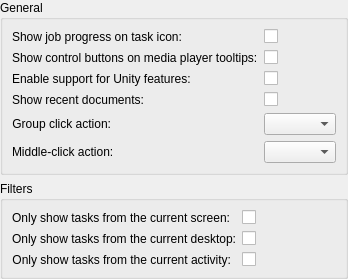
<?xml version="1.0" encoding="UTF-8"?>
<ui version="4.0">
 <class>behaviourconfig</class>
 <widget class="QWidget" name="behaviourconfig">
  <property name="geometry">
   <rect>
    <x>0</x>
    <y>0</y>
    <width>341</width>
    <height>274</height>
   </rect>
  </property>
  <layout class="QVBoxLayout" name="verticalLayout">
   <property name="margin">
    <number>0</number>
   </property>
   <item>
    <widget class="QGroupBox" name="groupBox">
     <property name="title">
      <string>General</string>
     </property>
     <layout class="QFormLayout" name="formLayout_2">
      <item row="0" column="0">
       <widget class="QLabel" name="showProgress_label">
        <property name="text">
         <string>Show job progress on task icon:</string>
        </property>
        <property name="buddy">
         <cstring>showProgress</cstring>
        </property>
       </widget>
      </item>
      <item row="0" column="1">
       <widget class="QCheckBox" name="showProgress">
        <property name="toolTip">
         <string>&lt;p&gt;When enabled, a progressbar will be drawn over the applications icons to represent its overall job progress.&lt;/p&gt;</string>
        </property>
        <property name="text">
         <string/>
        </property>
       </widget>
      </item>
      <item row="1" column="0">
       <widget class="QLabel" name="mediaButtons_label">
        <property name="text">
         <string>Show control buttons on media player tooltips:</string>
        </property>
        <property name="buddy">
         <cstring>mediaButtons</cstring>
        </property>
       </widget>
      </item>
      <item row="1" column="1">
       <widget class="QCheckBox" name="mediaButtons">
        <property name="toolTip">
         <string>&lt;p&gt;When enabled - previous, play/pause, and next buttons will be shown in the tooltips for media players.&lt;/p&gt;</string>
        </property>
        <property name="text">
         <string/>
        </property>
       </widget>
      </item>
      <item row="2" column="0">
       <widget class="QLabel" name="unity_label">
        <property name="text">
         <string>Enable support for Unity features:</string>
        </property>
        <property name="buddy">
         <cstring>unity</cstring>
        </property>
       </widget>
      </item>
      <item row="2" column="1">
       <widget class="QCheckBox" name="unity">
        <property name="toolTip">
         <string>&lt;p&gt;Toggles support for the Unity D-Bus API.&lt;/p&gt;</string>
        </property>
        <property name="text">
         <string/>
        </property>
       </widget>
      </item>
      <item row="3" column="0">
       <widget class="QLabel" name="recentDocuments_label">
        <property name="text">
         <string>Show recent documents:</string>
        </property>
        <property name="buddy">
         <cstring>recentDocuments</cstring>
        </property>
       </widget>
      </item>
      <item row="3" column="1">
       <widget class="QCheckBox" name="recentDocuments">
        <property name="toolTip">
         <string>&lt;p&gt;Toggles support for listing an application's recent documents in its popup menu.&lt;/p&gt;</string>
        </property>
        <property name="text">
         <string/>
        </property>
       </widget>
      </item>
      <item row="4" column="0">
       <widget class="QLabel" name="groupClick_label">
        <property name="text">
         <string>Group click action:</string>
        </property>
        <property name="alignment">
         <set>Qt::AlignRight|Qt::AlignTrailing|Qt::AlignVCenter</set>
        </property>
        <property name="buddy">
         <cstring>groupClick</cstring>
        </property>
       </widget>
      </item>
      <item row="4" column="1">
       <widget class="QComboBox" name="groupClick">
        <property name="toolTip">
         <string>&lt;p&gt;Configures what should occur when a task group is clicked.&lt;/p&gt;</string>
        </property>
       </widget>
      </item>
      <item row="5" column="0">
       <widget class="QLabel" name="middleClick_label">
        <property name="text">
         <string>Middle-click action:</string>
        </property>
        <property name="buddy">
         <cstring>middleClick</cstring>
        </property>
       </widget>
      </item>
      <item row="5" column="1">
       <widget class="QComboBox" name="middleClick"/>
      </item>
     </layout>
    </widget>
   </item>
   <item>
    <widget class="QGroupBox" name="groupBox_2">
     <property name="title">
      <string>Filters</string>
     </property>
     <layout class="QFormLayout" name="formLayout">
      <property name="fieldGrowthPolicy">
       <enum>QFormLayout::ExpandingFieldsGrow</enum>
      </property>
      <item row="0" column="0">
       <widget class="QLabel" name="showOnlyCurrentScreen_label">
        <property name="text">
         <string>Only show tasks from the current screen:</string>
        </property>
        <property name="alignment">
         <set>Qt::AlignRight|Qt::AlignTrailing|Qt::AlignVCenter</set>
        </property>
        <property name="buddy">
         <cstring>showOnlyCurrentScreen</cstring>
        </property>
       </widget>
      </item>
      <item row="0" column="1">
       <widget class="QCheckBox" name="showOnlyCurrentScreen">
        <property name="text">
         <string/>
        </property>
       </widget>
      </item>
      <item row="1" column="0">
       <widget class="QLabel" name="showOnlyCurrentDesktop_label">
        <property name="text">
         <string>Only show tasks from the current desktop:</string>
        </property>
        <property name="alignment">
         <set>Qt::AlignRight|Qt::AlignTrailing|Qt::AlignVCenter</set>
        </property>
        <property name="buddy">
         <cstring>showOnlyCurrentDesktop</cstring>
        </property>
       </widget>
      </item>
      <item row="1" column="1">
       <widget class="QCheckBox" name="showOnlyCurrentDesktop">
        <property name="text">
         <string/>
        </property>
       </widget>
      </item>
      <item row="2" column="0">
       <widget class="QLabel" name="showOnlyCurrentActivity_label">
        <property name="text">
         <string>Only show tasks from the current activity:</string>
        </property>
        <property name="alignment">
         <set>Qt::AlignRight|Qt::AlignTrailing|Qt::AlignVCenter</set>
        </property>
        <property name="buddy">
         <cstring>showOnlyCurrentActivity</cstring>
        </property>
       </widget>
      </item>
      <item row="2" column="1">
       <widget class="QCheckBox" name="showOnlyCurrentActivity">
        <property name="text">
         <string/>
        </property>
       </widget>
      </item>
     </layout>
    </widget>
   </item>
   <item>
    <spacer name="verticalSpacer">
     <property name="orientation">
      <enum>Qt::Vertical</enum>
     </property>
     <property name="sizeHint" stdset="0">
      <size>
       <width>20</width>
       <height>2</height>
      </size>
     </property>
    </spacer>
   </item>
  </layout>
 </widget>
 <connections/>
</ui>
